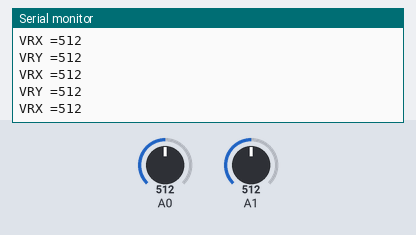
The sketch below on a simulated Arduino Uno, built with avr-gcc and run on an emulated ATmega328P. Shown: the last lines printed to the serial monitor. The test bench sets the inputs (shaded band); at power-on: A1 = 512, A0 = 512. No radio packets arrive unless stated.

Above: at 2.7 s.
2.8 s: A1 set to 11
At 2.84 s:
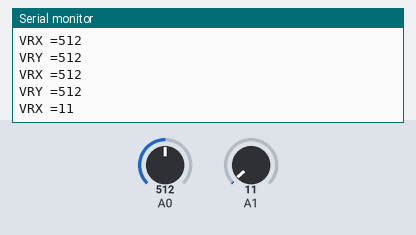
4.3 s: A1 set to 8
At 4.3 s:
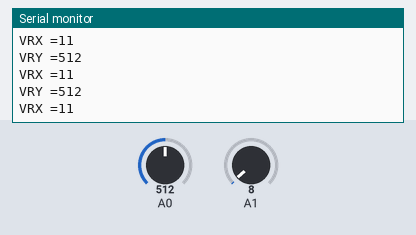
Timing chart, 0 to 7.3 s (numbered marks = the images above; inputs shaded):
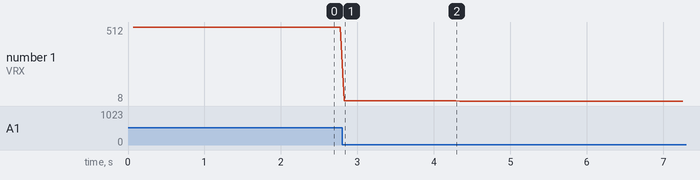

Measured:
- after the input at 2.8 s, the serial monitor: prints a new line at once (image 1)
- plotted number 1: 512 → 11 after the input at 2.8 s, 11 → 8 after the input at 4.3 s

The sketch:

transmitter.ino
```cpp
/*
 * Code Modified By: Mohamad Hafiz Bin Ahmad
 * Email: hafiz_apik99@yahoo.com
 * Youtube: https://www.youtube.com/channel/UC15t8HwKsRL2lTeP8uZlUjQ
*/
#include <SPI.h>
#include <nRF24L01.h>
#include <RF24.h> //https://www.arduinolibraries.info/libraries/rf24

RF24 radio(7, 8);//CE,CSN

const byte rxAddr[6] = "00001";

int sendingdata[6];

void setup()
{
  Serial.begin(9600); //aktifkan serial monitor

  //tetapan utk komunikasi radio
  radio.begin();  //aktifkan modul pemancar
  radio.setPALevel(RF24_PA_LOW);
  radio.setAutoAck(false);
  radio.setRetries(15, 15);
  radio.openWritingPipe(rxAddr);

  radio.stopListening();

  delay(50);
}

void loop()
{
  int VRY = analogRead(A0); //Baca nilai analog joystick
  int VRX = analogRead(A1);

  sendingdata[0]=VRY;
  sendingdata[1]=VRX;

  radio.write( sendingdata, sizeof(sendingdata) );

  //untuk menyemak nilai bacaan joystick, boleh disemak pada serial monitor
  Serial.print("VRY =");
  Serial.println(sendingdata[0]);
  Serial.print("VRX =");
  Serial.println(sendingdata[1]);
  delay(50);

}
```
